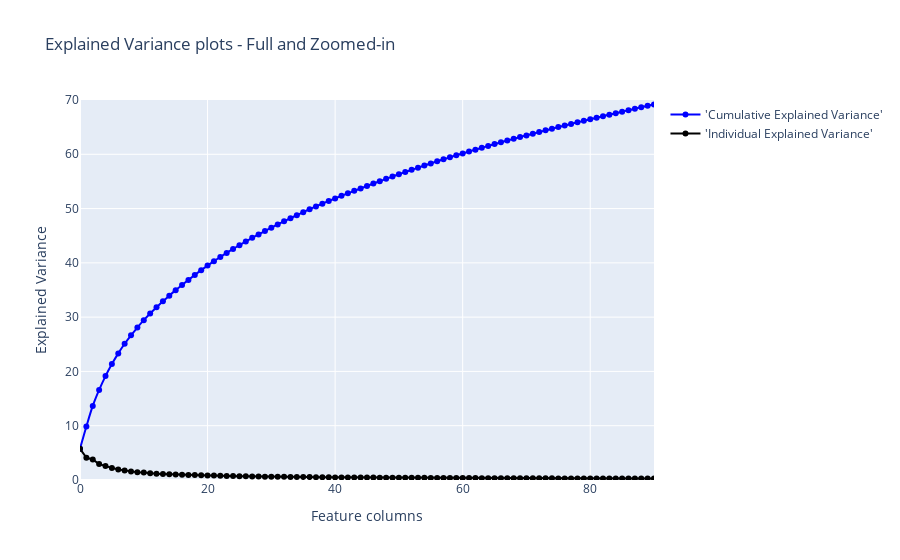

Source (notebook cell):
### Code cell
trace1 = go.Scatter(
    x=list(range(784)),
    y= cum_var_exp,
    mode='lines+markers',
    name="'Cumulative Explained Variance'",
#     hoverinfo= cum_var_exp,
    line=dict(
        shape='spline',
        color = 'blue'
    )
)
trace2 = go.Scatter(
    x=list(range(784)),
    y= var_exp,
    mode='lines+markers',
    name="'Individual Explained Variance'",
#     hoverinfo= var_exp,
    line=dict(
        shape='linear',
        color = 'black'
    )
)
fig = tls.make_subplots(insets=[{'cell': (1,1), 'l': 0.7, 'b': 0.5}],
                          print_grid=True)

fig.append_trace(trace1, 1, 1)
fig.append_trace(trace2,1,1)
fig.layout.title = 'Explained Variance plots - Full and Zoomed-in'
fig.layout.xaxis = dict(range=[0, 90], title = 'Feature columns')
fig.layout.yaxis = dict(range=[0, 70], title = 'Explained Variance')
py.iplot(fig, filename='inset example')

### Figure 1 — Plotly figure (JSON) as saved in the notebook; plotly's stock layout.template omitted (floating-point values rounded to 4 significant figures; data arrays with more than 128 entries replaced by an {"elided": "..."} marker saying what was removed)
{"data": [{"line": {"color": "blue", "shape": "spline"}, "mode": "lines+markers", "name": "'Cumulative Explained Variance'", "type": "scatter", "x": {"elided": "784 int values"}, "xaxis": "x", "y": {"elided": "784 float values"}, "yaxis": "y"}, {"line": {"color": "black", "shape": "linear"}, "mode": "lines+markers", "name": "'Individual Explained Variance'", "type": "scatter", "x": {"elided": "784 int values"}, "xaxis": "x", "y": {"elided": "784 float values"}, "yaxis": "y"}], "layout": {"title": {"text": "Explained Variance plots - Full and Zoomed-in"}, "xaxis": {"range": [0, 90], "title": {"text": "Feature columns"}}, "xaxis2": {"anchor": "y2", "domain": [0.7, 1]}, "yaxis": {"range": [0, 70], "title": {"text": "Explained Variance"}}, "yaxis2": {"anchor": "x2", "domain": [0.5, 1]}}}
